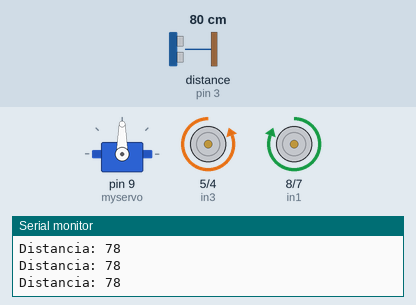
Simulated run of this sketch. Board: Arduino Uno, built with avr-gcc and run on an emulated ATmega328P. Shown: servo, motor-driver pin pairs drawn as motors (green arrow = first pin HIGH = forward, orange = second pin HIGH = backward, longer = more drive), the last lines printed to the serial monitor. Wiring (inferred from the names in the program): ultrasonic range finder: trigger pin 2; echo pin 3. Inputs (shaded band) come from the test bench; at power-on: distance to the obstacle (sensor on pin 3) 80 cm. The echo pulse lasts 58.3 µs per cm.

Above: at 1.2 s.
1.3 s: distance to the obstacle (sensor on pin 3) set to 67 cm
At 2.2 s:
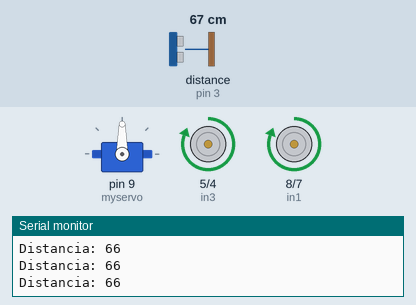
2.8 s: distance to the obstacle (sensor on pin 3) set to 5 cm
5.8 s: distance to the obstacle (sensor on pin 3) set to 2 cm
At 9.2 s:
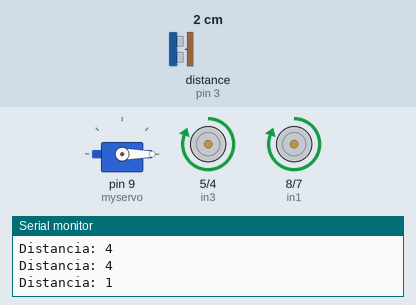
Timing chart, 0 to 10.7 s (numbered marks = the images above; inputs shaded):
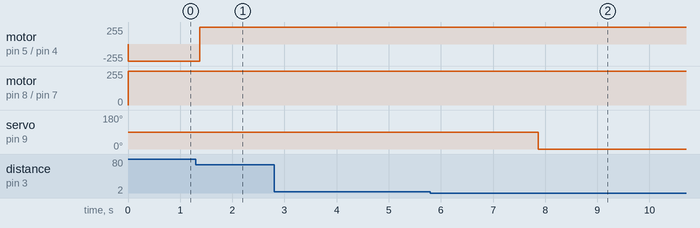

The sketch:

C_digoSUM_.ino
```cpp
#include <Servo.h>

Servo myservo;
int pos = 0;
// Pinos do sensor ultrassônico
const int trigPin = 2;
const int echoPin = 3;

// Pinos da ponte H
//const int ena = 3;    // Motor A (esquerdo)
const int in1 = 8;
const int in2 = 7;

//const int enb = 5;    // Motor B (direito)
const int in3 = 5;
const int in4 = 4;

// Distância para detectar o inimigo (em cm)
const int distanciaLimite = 70;

void setup() {
   myservo.attach(9);
  // Inicialização do sensor ultrassônico
  pinMode(trigPin, OUTPUT);
  pinMode(echoPin, INPUT);

  // Inicialização dos motores
  //pinMode(ena, OUTPUT);
  pinMode(in1, OUTPUT);
  pinMode(in2, OUTPUT);

  //pinMode(enb, OUTPUT);
  pinMode(in3, OUTPUT);
  pinMode(in4, OUTPUT);

  // Inicia serial para debug (opcional)
  Serial.begin(9600);
}

void loop() {
  long duracao, distancia;

  // Emite pulso ultrassônico
  digitalWrite(trigPin, LOW);
  delayMicroseconds(2);
  digitalWrite(trigPin, HIGH);
  delayMicroseconds(10);
  digitalWrite(trigPin, LOW);

  // Lê a duração do pulso
  duracao = pulseIn(echoPin, HIGH);

  // Calcula a distância em centímetros
  distancia = duracao * 0.034 / 2;

  Serial.print("Distancia: ");
  Serial.println(distancia);

  if (distancia > 0 && distancia <= distanciaLimite) {
    // Inimigo detectado: Avança
    moverFrente(200);
     if(distancia > 0 && distancia <=2){
       delay(2000);
       for (pos = 0; pos <= 90; pos += 1) {
    myservo.write(pos);
    delay(150000000);

 }} } else {
    // Nenhum inimigo: Gira para procurar
    girarDireita(500);
  }

  delay(100);
}

// Funções de movimento
void moverFrente(int velocidade) {
  digitalWrite(in1, HIGH);
  digitalWrite(in2, LOW);
  //analogWrite(ena, velocidade);

  digitalWrite(in3, HIGH);
  digitalWrite(in4, LOW);
 // analogWrite(enb, velocidade);
}

void girarDireita(int velocidade) {
  digitalWrite(in1, HIGH);
  digitalWrite(in2, LOW);
  //analogWrite(ena, velocidade);

  digitalWrite(in3, LOW);
  digitalWrite(in4, HIGH);
 // analogWrite(enb, velocidade);
}

void parar() {
  digitalWrite(in1, LOW);
  digitalWrite(in2, LOW);
  //analogWrite(ena, 0);

  digitalWrite(in3, LOW);
  digitalWrite(in4, LOW);
  //analogWrite(enb, 0);
}
```

Measured:
- the behaviour switches between 72 and 71 cm on distance to the obstacle (sensor on pin 3) (found by bisection; images 0 and 1)
- the behaviour switches between 4 and 3 cm on distance to the obstacle (sensor on pin 3) (found by bisection; images 1 and 2)
- after the input at 1.3 s, motor on pin 5 (in3) / pin 4 (in4): backward 255/255 → forward 255/255 after 0.08 s
- after the input at 5.8 s, servo on pin 9 (myservo): 90° → 0° after 2.1 s
